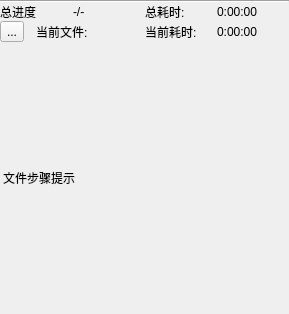
<?xml version="1.0" encoding="UTF-8"?>
<ui version="4.0">
 <class>Form</class>
 <widget class="QWidget" name="Form">
  <property name="geometry">
   <rect>
    <x>0</x>
    <y>0</y>
    <width>289</width>
    <height>314</height>
   </rect>
  </property>
  <property name="windowTitle">
   <string>Form</string>
  </property>
  <layout class="QVBoxLayout" name="verticalLayout" stretch="1,0,0">
   <property name="spacing">
    <number>0</number>
   </property>
   <property name="leftMargin">
    <number>0</number>
   </property>
   <property name="topMargin">
    <number>0</number>
   </property>
   <property name="rightMargin">
    <number>0</number>
   </property>
   <property name="bottomMargin">
    <number>0</number>
   </property>
   <item>
    <layout class="QVBoxLayout" name="verticalLayout_label_drop"/>
   </item>
   <item>
    <widget class="Line" name="line">
     <property name="orientation">
      <enum>Qt::Orientation::Horizontal</enum>
     </property>
    </widget>
   </item>
   <item>
    <widget class="QStackedWidget" name="stackedWidget">
     <property name="currentIndex">
      <number>2</number>
     </property>
     <widget class="QWidget" name="page_welcome">
      <layout class="QHBoxLayout" name="horizontalLayout">
       <item>
        <widget class="QLabel" name="label_about">
         <property name="text">
          <string>&lt;html&gt;&lt;head/&gt;&lt;body&gt;&lt;p align=&quot;center&quot;&gt;拖入文件到右侧区域即可处理文件&lt;/p&gt;&lt;p align=&quot;center&quot;&gt;&lt;a href=&quot;open_about&quot;&gt;&lt;span style=&quot; text-decoration: underline; color:#004275;&quot;&gt;关于&lt;/span&gt;&lt;/a&gt;&lt;/p&gt;&lt;/body&gt;&lt;/html&gt;</string>
         </property>
        </widget>
       </item>
      </layout>
     </widget>
     <widget class="QWidget" name="page_step_notice">
      <layout class="QHBoxLayout" name="horizontalLayout_2">
       <item>
        <widget class="QLabel" name="label_step_notice">
         <property name="text">
          <string>步骤提示</string>
         </property>
        </widget>
       </item>
      </layout>
     </widget>
     <widget class="QWidget" name="page_test_and_extract">
      <layout class="QVBoxLayout" name="verticalLayout_5">
       <property name="spacing">
        <number>0</number>
       </property>
       <property name="leftMargin">
        <number>0</number>
       </property>
       <property name="topMargin">
        <number>0</number>
       </property>
       <property name="rightMargin">
        <number>0</number>
       </property>
       <property name="bottomMargin">
        <number>0</number>
       </property>
       <item>
        <layout class="QGridLayout" name="gridLayout">
         <item row="0" column="0">
          <layout class="QHBoxLayout" name="horizontalLayout_10">
           <item>
            <widget class="QLabel" name="label_6">
             <property name="text">
              <string>总进度</string>
             </property>
            </widget>
           </item>
           <item>
            <widget class="QLabel" name="label_progress_total">
             <property name="text">
              <string>-/-</string>
             </property>
            </widget>
           </item>
          </layout>
         </item>
         <item row="0" column="1">
          <layout class="QHBoxLayout" name="horizontalLayout_11">
           <item>
            <widget class="QLabel" name="label_8">
             <property name="text">
              <string>总耗时:</string>
             </property>
            </widget>
           </item>
           <item>
            <widget class="QLabel" name="label_runtime_total">
             <property name="text">
              <string>0:00:00</string>
             </property>
            </widget>
           </item>
          </layout>
         </item>
         <item row="1" column="1">
          <layout class="QHBoxLayout" name="horizontalLayout_12">
           <item>
            <widget class="QLabel" name="label_10">
             <property name="text">
              <string>当前耗时:</string>
             </property>
            </widget>
           </item>
           <item>
            <widget class="QLabel" name="label_runtime_current">
             <property name="text">
              <string>0:00:00</string>
             </property>
            </widget>
           </item>
          </layout>
         </item>
         <item row="1" column="0">
          <layout class="QHBoxLayout" name="horizontalLayout_13">
           <property name="spacing">
            <number>12</number>
           </property>
           <item>
            <widget class="QToolButton" name="toolButton_stop">
             <property name="toolTip">
              <string>点击终止任务</string>
             </property>
             <property name="text">
              <string>...</string>
             </property>
            </widget>
           </item>
           <item>
            <widget class="QLabel" name="label_12">
             <property name="text">
              <string>当前文件:</string>
             </property>
            </widget>
           </item>
          </layout>
         </item>
        </layout>
       </item>
       <item>
        <layout class="QHBoxLayout" name="layout_current_file">
         <property name="spacing">
          <number>0</number>
         </property>
        </layout>
       </item>
       <item>
        <widget class="QStackedWidget" name="stackedWidget_2">
         <property name="currentIndex">
          <number>2</number>
         </property>
         <widget class="QWidget" name="page_3">
          <layout class="QVBoxLayout" name="verticalLayout_4">
           <property name="spacing">
            <number>0</number>
           </property>
           <property name="leftMargin">
            <number>0</number>
           </property>
           <property name="topMargin">
            <number>0</number>
           </property>
           <property name="rightMargin">
            <number>0</number>
           </property>
           <property name="bottomMargin">
            <number>0</number>
           </property>
           <item>
            <layout class="QHBoxLayout" name="horizontalLayout_14" stretch="0,1">
             <item>
              <widget class="QLabel" name="label_14">
               <property name="text">
                <string>测试密码:</string>
               </property>
              </widget>
             </item>
             <item>
              <widget class="QLabel" name="label_progress_test">
               <property name="text">
                <string>-/-</string>
               </property>
              </widget>
             </item>
            </layout>
           </item>
           <item>
            <layout class="QHBoxLayout" name="horizontalLayout_15" stretch="0,1">
             <item>
              <widget class="QLabel" name="label_15">
               <property name="text">
                <string>当前密码:</string>
               </property>
              </widget>
             </item>
             <item>
              <layout class="QHBoxLayout" name="layout_current_password">
               <property name="spacing">
                <number>0</number>
               </property>
              </layout>
             </item>
            </layout>
           </item>
          </layout>
         </widget>
         <widget class="QWidget" name="page_4">
          <layout class="QVBoxLayout" name="verticalLayout_6">
           <property name="spacing">
            <number>0</number>
           </property>
           <property name="leftMargin">
            <number>0</number>
           </property>
           <property name="topMargin">
            <number>0</number>
           </property>
           <property name="rightMargin">
            <number>0</number>
           </property>
           <property name="bottomMargin">
            <number>0</number>
           </property>
           <item>
            <layout class="QHBoxLayout" name="horizontalLayout_16" stretch="0,1">
             <item>
              <widget class="QLabel" name="label_16">
               <property name="text">
                <string>解压进度:</string>
               </property>
              </widget>
             </item>
             <item>
              <layout class="QHBoxLayout" name="layout_right_password">
               <property name="spacing">
                <number>0</number>
               </property>
              </layout>
             </item>
            </layout>
           </item>
           <item>
            <widget class="QProgressBar" name="progressBar_progress_extract">
             <property name="value">
              <number>0</number>
             </property>
            </widget>
           </item>
          </layout>
         </widget>
         <widget class="QWidget" name="page">
          <layout class="QHBoxLayout" name="horizontalLayout_3">
           <property name="spacing">
            <number>0</number>
           </property>
           <property name="leftMargin">
            <number>3</number>
           </property>
           <property name="topMargin">
            <number>0</number>
           </property>
           <property name="rightMargin">
            <number>0</number>
           </property>
           <property name="bottomMargin">
            <number>0</number>
           </property>
           <item>
            <widget class="QLabel" name="label_current_file_step_tip">
             <property name="text">
              <string>文件步骤提示</string>
             </property>
            </widget>
           </item>
          </layout>
         </widget>
        </widget>
       </item>
      </layout>
     </widget>
     <widget class="QWidget" name="page_result">
      <layout class="QGridLayout" name="gridLayout_3">
       <item row="0" column="0">
        <widget class="QLabel" name="label_17">
         <property name="text">
          <string>耗时:</string>
         </property>
        </widget>
       </item>
       <item row="0" column="1">
        <widget class="QLabel" name="label_time_final">
         <property name="text">
          <string>0:00:00</string>
         </property>
        </widget>
       </item>
       <item row="1" column="0">
        <widget class="QLabel" name="label_18">
         <property name="text">
          <string>处理文件数量:</string>
         </property>
        </widget>
       </item>
       <item row="1" column="1">
        <widget class="QLabel" name="label_process_file_count">
         <property name="text">
          <string>0</string>
         </property>
        </widget>
       </item>
       <item row="2" column="0">
        <widget class="QLabel" name="label_19">
         <property name="text">
          <string>处理结果统计:</string>
         </property>
        </widget>
       </item>
       <item row="2" column="1">
        <widget class="QLabel" name="label_result_count">
         <property name="text">
          <string>成功:0, 失败:0</string>
         </property>
        </widget>
       </item>
      </layout>
     </widget>
    </widget>
   </item>
  </layout>
 </widget>
 <resources/>
 <connections/>
</ui>
